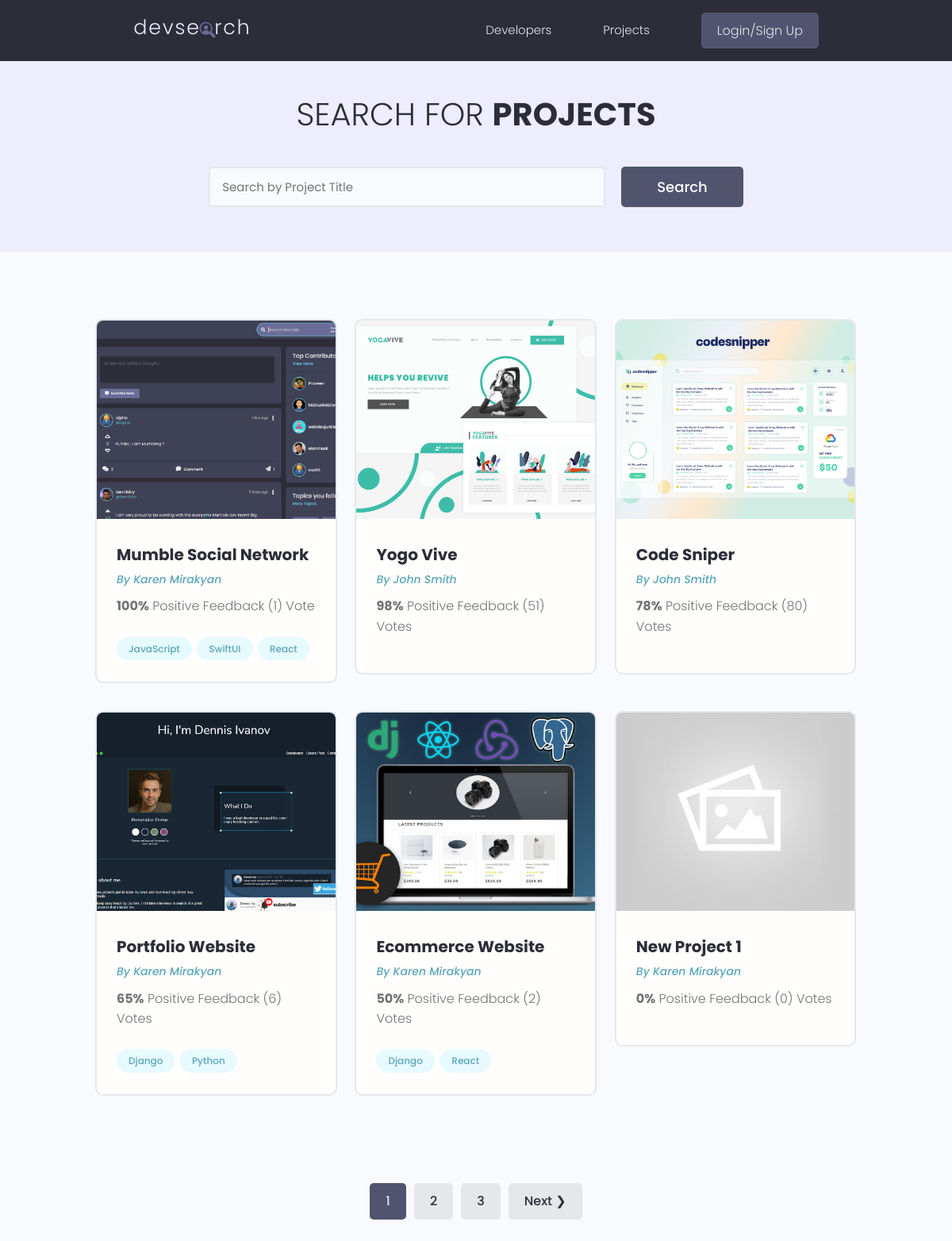
/projects/, run on the app's committed database.
### projects/models.py (models this page shows, shortened)
class Project(models.Model):
    id = models.UUIDField(default=uuid.uuid4, unique=True, primary_key=True, editable=False)
    owner = models.ForeignKey(Profile, null=True, blank=True, on_delete=models.CASCADE)
    title = models.CharField(max_length=200)
    description = models.TextField(null=True, blank=True)
    featured_image = models.ImageField(null=True, blank=True, default='default.jpg')
    demo_link = models.CharField(max_length=2000, null=True, blank=True)
    source_link = models.CharField(max_length=2000, null=True, blank=True)
    tags = models.ManyToManyField('Tag', blank=True)
    vote_total = models.IntegerField(default=0, null=True, blank=True)
    vote_ratio = models.IntegerField(default=0, null=True, blank=True)
    created = models.DateTimeField(auto_now_add=True)
    class Meta:
        ordering = ['-vote_ratio', '-vote_total', 'title']
    @property
    def image_url(self):
        try:
            url = self.featured_image.url
        except:
            url = ''
        return url

class Tag(models.Model):
    name = models.CharField(max_length=200)
    created = models.DateTimeField(auto_now_add=True)
    id = models.UUIDField(default=uuid.uuid4, unique=True, primary_key=True, editable=False)
    def __str__(self):
        return self.name

### users/models.py (models this page shows, shortened)
class Profile(models.Model):
    user = models.OneToOneField(User, on_delete=models.CASCADE, null=True, blank=True)
    name = models.CharField(max_length=200, blank=True, null=True)
    username = models.CharField(max_length=200, blank=True, null=True)
    location = models.CharField(max_length=200, blank=True, null=True)
    email = models.EmailField(max_length=200, blank=True, null=True)
    short_intro = models.CharField(max_length=200, blank=True, null=True)
    bio = models.TextField(blank=True, null=True)
    profile_image = models.ImageField(null=True, blank=True, upload_to='profiles/', default='profiles/user-default.png')
    social_github = models.CharField(max_length=200, blank=True, null=True)
    social_twitter = models.CharField(max_length=200, blank=True, null=True)
    social_linkedin = models.CharField(max_length=200, blank=True, null=True)
    social_youtube = models.CharField(max_length=200, blank=True, null=True)
    social_website = models.CharField(max_length=200, blank=True, null=True)
    created = models.DateTimeField(auto_now_add=True)
    id = models.UUIDField(default=uuid.uuid4, unique=True, primary_key=True, editable=False)
    class Meta:
        ordering = ['created']

### projects/views.py (the view)
# urls.py: path('projects/', views.get_projects),
def projects(request):
    projects, search_query = search_project(request)
    custom_range, projects = paginate_projects(request, projects, 6)
    context = {
        'projects': projects,
        'search_query': search_query,
        'custom_range': custom_range,
    }
    return render(request, 'projects/projects.html', context)

### projects/utils.py (called while the page is built)
def search_project(request):
    search_query = ''
    if request.GET.get('search_query'):
        search_query = request.GET.get('search_query')
    tags = Tag.objects.filter(name__icontains=search_query)
    projects = Project.objects.distinct().filter(
        Q(title__icontains=search_query) |
        Q(description__icontains=search_query) |
        Q(owner__name__icontains=search_query) |
        Q(tags__in=tags)
    )
    return projects, search_query

def paginate_projects(request, projects, results):
    page = request.GET.get('page')
    results = results
    paginator = Paginator(projects, results)
    try:
        projects = paginator.page(page)
    except PageNotAnInteger:
        page = 1
        projects = paginator.page(page)
    except EmptyPage:
        page = paginator.num_pages
        projects = paginator.page(page)
    left_index = (int(page) - 4)
    right_index = (int(page) + 5)
    if left_index < 1:
        left_index = 1
    if right_index > paginator.num_pages:
        right_index = paginator.num_pages + 1
    custom_range = range(left_index, right_index)
    return custom_range, projects

### projects/templates/projects/projects.html (shortened to what this page needs)
{%  extends 'main.html' %}
{%  block content %}
  <main class="projects">
    <section class="hero-section text-center">
      <div class="container container--narrow">
        <div class="hero-section__box">
          <h2>Search for <span>Projects</span></h2>
        </div>
        <div class="hero-section__search">
          <form id="searchForm" class="form" action="{% url 'projects' %}" method="get">
            <div class="form__field">
              <input class="input input--text" id="formInput#search" type="text" name="search_query"
                value="{{ search_query }}" placeholder="Search by Project Title" />
            </div>
            <input class="btn btn--sub btn--lg" type="submit" value="Search" />
          </form>
        </div>
      </div>
    </section>
    <section class="projectsList">
      <div class="container">
        <div class="grid grid--three">
            {% for project in projects %}
                <div class="column">
            <div class="card project">
              <a href="{% url 'project' project.id %}" class="project">
                <img class="project__thumbnail" src="{{ project.image_url}}" alt="project thumbnail" />
                <div class="card__body">
                  <h3 class="project__title">{{ project.title}}</h3>
                  <p><a class="project__author" href="{% url 'user-profile' project.owner.id %}">By {{ project.owner.name }}</a></p>
                  <p class="project--rating">
                    <span style="font-weight: bold;">{{ project.vote_ratio }}%</span> Positive
                      Feedback ({{ project.vote_total}}) Vote{{ project.vote_total|pluralize:'s' }}
                  </p>
                  <div class="project__tags">
                      {% for tag in project.tags.all %}
                          <span class="tag tag--pill tag--main">
                              <small>{{ tag }}</small>
                          </span>
                      {% endfor %}
                  </div>
                </div>
              </a>
            </div>
          </div>
            {% endfor %}
        </div>
      </div>
    </section>
    {% include 'pagination.html' with queryset=projects %}
  </main>
{% endblock %}

### static/styles/app.css (style rules this page uses)
:root { --color-sub: #2d2d39; }
.btn--sub { background-color: var(--color-sub-light); }
.card { border: 2px solid var(--color-light); }
img { width: 100%; }
.hero-section { height: 40vh; display: flex; align-items: center; background-color: var(--color-sub); }
.hero-section__box { margin-bottom: 4rem; }
.hero-section__box > h2, .hero-section__box > h2 > span { font-size: 4rem; color: var(--color-light); line-height: 1.3; text-transform: uppercase; }
.hero-section__box > h2 { font-weight: 300; }
.hero-section__box > h2 > span { font-weight: 700; }
.hero-section__search > .form { display: flex; align-items: center; justify-content: center; gap: 2rem; }
.hero-section__search > .form input.input--text { width: 50rem; }
.project__author { font-size: 1.4rem; font-style: italic; }
.project--rating { margin-bottom: 1.6em; margin-top: .5em; }
.projects > .hero-section { background: var(--color-sub-lighter); height: 30vh; }
.projects .hero-section__box { margin-bottom: 2.5rem; }
.projects .hero-section__box > h2 { color: var(--color-sub); }
.projects .hero-section__box > h2 > span { font-weight: 700; color: var(--color-sub); }
.projectsList { margin-top: 8rem; }
.project__thumbnail { height: 25rem; object-fit: cover; object-position: top center; }
.project__title { font-size: 2rem; font-weight: 700; color: var(--color-sub); }

### static/uikit/styles/modules/_variables.css (style rules this page uses)
:root { --color-main: #5aa5b9; --color-main-light: #e6faff; --color-sub: #3f4156; --color-sub-light: #51546e; --color-sub-lighter: #ededfd; --color-text: #737373; --color-gray: #8b8b8b; --color-light: #e5e7eb; --color-light-gray: #767676; --color-bg: #f8fafd; --color-white: #fffefd; --color-white-light: #f3f3f3; --color-success: #359e64; --color-success-bg: #def8e8; --color-error: #fc4b0b; --color-error-bg: #fff2ee; --font-base: 'Poppins', arial, helvetica, 'Segoe UI', roboto, ubuntu, sans-serif; --font-monospace: 'Fira Code', 'Courier New', courier, monospace; --font-regular: 300; --font-medium: 500; --font-bold: 700; --generic-shadow: 1px 1px 5px #00000010; --generic-transition: all 0.3s ease-in-out; }

### static/uikit/styles/modules/_base.css (style rules this page uses)
* { margin: 0; padding: 0; box-sizing: border-box; text-rendering: optimizeLegibility; color: inherit; font-size: inherit; }
html { font-size: 50%; }
@media only screen and (min-width: 480px) { html { font-size: 56.25%; } }
@media only screen and (min-width: 1200px) { html { font-size: 62.5%; } }
body { line-height: 1.6; font-weight: 400; font-size: 1.5rem; color: var(--color-text); background-color: var(--color-bg); min-height: 100vh; }

### static/uikit/styles/modules/_typography.css (style rules this page uses)
* { font-family: var(--font-base); }
h2 { font-size: 3.6rem; font-weight: var(--font-bold); }
h3 { font-size: 3.2rem; font-weight: var(--font-medium); }
p, span, strong { font-size: 1.6rem; color: var(--color-text); font-weight: var(--font-regular); }
a { padding-bottom: 2px; text-decoration: none; display: inline-block; color: var(--color-main); font-weight: var(--font-medium); }

### static/uikit/styles/modules/_utilities.css (style rules this page uses)
.container { width: 92%; max-width: 165rem; margin: 0 auto; box-sizing: border-box; }
.container--narrow { width: 92%; max-width: 120rem; }
@media screen and (min-width: 1000px) { .container { width: 90%; } }
@media screen and (min-width: 1000px) { .container--narrow { width: 85%; } }
@media screen and (min-width: 1200px) { .container { width: 80%; } }
@media screen and (min-width: 1200px) { .container--narrow { width: 72%; } }
.text-center { text-align: center; }

### static/uikit/styles/modules/_button.css (style rules this page uses)
.btn { display: inline-block; position: relative; cursor: pointer; background-color: var(--color-light); font-weight: var(--font-medium); color: var(--color-sub); text-decoration: none; padding: 1rem 2rem; border-radius: 0.5rem; border: none; width: -webkit-fit-content; width: -moz-fit-content; width: fit-content; height: -webkit-fit-content; height: -moz-fit-content; height: fit-content; font-size: 1.6rem; outline-width: 0; outline-color: transparent; -webkit-backface-visibility: hidden; backface-visibility: hidden; transition: all 0.3s ease-in-out; }
.btn--sub { background-color: var(--color-sub); color: var(--color-white); }
.btn--lg { font-size: 1.8rem; padding: 1.2rem 4.5rem; }

### static/uikit/styles/modules/_card.css (style rules this page uses)
.card { border-radius: 1rem; background-color: var(--color-white); border: 1.5px solid var(--color-light); width: auto; height: auto; margin-top: 0.5rem; margin-bottom: 0.5rem; overflow: hidden; }
.card__body, .card__header { padding: 2rem 2.5rem; }

### data on the page
Project: image_url (picture), title "Mumble Social Network", owner.name "Karen Mirakyan", vote_ratio "100", vote_total "1"
Tag: name "JavaScript"
Tag: name "SwiftUI"
Tag: name "React"
Project: image_url (picture), title "Yogo Vive", owner.name "John Smith", vote_ratio "98", vote_total "51"
Project: image_url (picture), title "Code Sniper", owner.name "John Smith", vote_ratio "78", vote_total "80"
Project: image_url (picture), title "Portfolio Website", owner.name "Karen Mirakyan", vote_ratio "65", vote_total "6"
Tag: name "Django"
Tag: name "Python"
Project: image_url (picture), title "Ecommerce Website", owner.name "Karen Mirakyan", vote_ratio "50", vote_total "2"
Project: image_url (placeholder picture), title "New Project 1", owner.name "Karen Mirakyan", vote_ratio "0", vote_total "0"

### other printed values
{{ page }} "1"
{{ page }} "2" "3"
